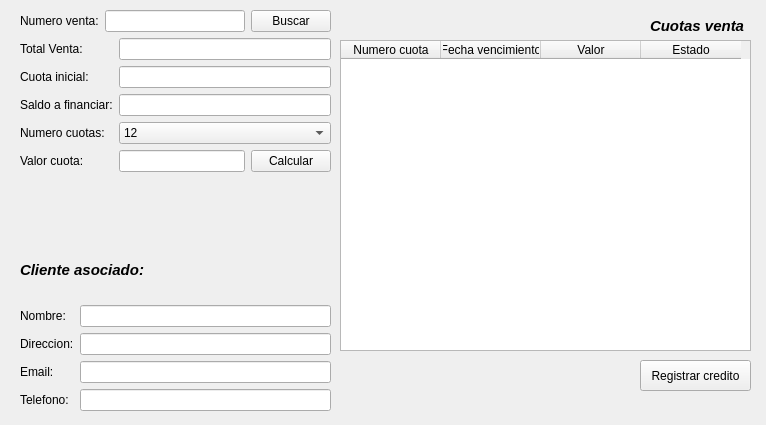
<?xml version="1.0" encoding="UTF-8"?>
<ui version="4.0">
 <class>Frame</class>
 <widget class="QFrame" name="Frame">
  <property name="geometry">
   <rect>
    <x>0</x>
    <y>0</y>
    <width>766</width>
    <height>425</height>
   </rect>
  </property>
  <property name="windowTitle">
   <string>Frame</string>
  </property>
  <widget class="QWidget" name="verticalLayoutWidget_2">
   <property name="geometry">
    <rect>
     <x>20</x>
     <y>240</y>
     <width>311</width>
     <height>171</height>
    </rect>
   </property>
   <layout class="QVBoxLayout" name="InfoCliente">
    <item>
     <widget class="QLabel" name="label_4">
      <property name="font">
       <font>
        <pointsize>11</pointsize>
        <italic>true</italic>
        <bold>true</bold>
       </font>
      </property>
      <property name="text">
       <string>Cliente asociado:</string>
      </property>
     </widget>
    </item>
    <item>
     <layout class="QFormLayout" name="formLayout">
      <item row="0" column="0">
       <widget class="QLabel" name="label_5">
        <property name="text">
         <string>Nombre:</string>
        </property>
       </widget>
      </item>
      <item row="0" column="1">
       <widget class="QLineEdit" name="NombreCTXT">
        <property name="enabled">
         <bool>true</bool>
        </property>
        <property name="readOnly">
         <bool>true</bool>
        </property>
       </widget>
      </item>
      <item row="1" column="0">
       <widget class="QLabel" name="label_6">
        <property name="text">
         <string>Direccion:</string>
        </property>
       </widget>
      </item>
      <item row="1" column="1">
       <widget class="QLineEdit" name="DireccionCTXT">
        <property name="readOnly">
         <bool>true</bool>
        </property>
       </widget>
      </item>
      <item row="2" column="0">
       <widget class="QLabel" name="label_7">
        <property name="text">
         <string>Email: </string>
        </property>
       </widget>
      </item>
      <item row="2" column="1">
       <widget class="QLineEdit" name="EmailCTXT">
        <property name="readOnly">
         <bool>true</bool>
        </property>
       </widget>
      </item>
      <item row="3" column="0">
       <widget class="QLabel" name="label_8">
        <property name="text">
         <string>Telefono:</string>
        </property>
       </widget>
      </item>
      <item row="3" column="1">
       <widget class="QLineEdit" name="TelefonoCTXT">
        <property name="readOnly">
         <bool>true</bool>
        </property>
       </widget>
      </item>
     </layout>
    </item>
   </layout>
  </widget>
  <widget class="QWidget" name="verticalLayoutWidget">
   <property name="geometry">
    <rect>
     <x>20</x>
     <y>10</y>
     <width>311</width>
     <height>231</height>
    </rect>
   </property>
   <layout class="QVBoxLayout" name="infoCredito">
    <item>
     <layout class="QHBoxLayout" name="ICSuperior">
      <item>
       <widget class="QLabel" name="label">
        <property name="text">
         <string>Numero venta:</string>
        </property>
       </widget>
      </item>
      <item>
       <widget class="QLineEdit" name="idVentaTXT"/>
      </item>
      <item>
       <widget class="QPushButton" name="BuscarBTN">
        <property name="text">
         <string>Buscar</string>
        </property>
       </widget>
      </item>
     </layout>
    </item>
    <item>
     <layout class="QFormLayout" name="formularioCredito">
      <item row="0" column="0">
       <widget class="QLabel" name="label_2">
        <property name="text">
         <string>Total Venta:</string>
        </property>
       </widget>
      </item>
      <item row="0" column="1">
       <widget class="QLineEdit" name="totalVentaTXT">
        <property name="readOnly">
         <bool>true</bool>
        </property>
       </widget>
      </item>
      <item row="1" column="0">
       <widget class="QLabel" name="label_3">
        <property name="text">
         <string>Cuota inicial:</string>
        </property>
       </widget>
      </item>
      <item row="1" column="1">
       <widget class="QLineEdit" name="CuotaInicialTXT">
        <property name="readOnly">
         <bool>true</bool>
        </property>
       </widget>
      </item>
      <item row="2" column="0">
       <widget class="QLabel" name="label_9">
        <property name="text">
         <string>Saldo a financiar:</string>
        </property>
       </widget>
      </item>
      <item row="2" column="1">
       <widget class="QLineEdit" name="saldoFinanciarTXT">
        <property name="readOnly">
         <bool>true</bool>
        </property>
       </widget>
      </item>
      <item row="3" column="0">
       <widget class="QLabel" name="label_10">
        <property name="text">
         <string>Numero cuotas:</string>
        </property>
       </widget>
      </item>
      <item row="3" column="1">
       <widget class="QComboBox" name="NumeroCuotasCMB">
        <item>
         <property name="text">
          <string>12</string>
         </property>
        </item>
        <item>
         <property name="text">
          <string>18</string>
         </property>
        </item>
        <item>
         <property name="text">
          <string>24</string>
         </property>
        </item>
       </widget>
      </item>
      <item row="4" column="0">
       <widget class="QLabel" name="label_11">
        <property name="text">
         <string>Valor cuota:</string>
        </property>
       </widget>
      </item>
      <item row="4" column="1">
       <layout class="QHBoxLayout" name="horizontalLayout_2">
        <item>
         <widget class="QLineEdit" name="valorCuotaTXT">
          <property name="readOnly">
           <bool>true</bool>
          </property>
         </widget>
        </item>
        <item>
         <widget class="QPushButton" name="CalcularCuotasBTN">
          <property name="text">
           <string>Calcular</string>
          </property>
         </widget>
        </item>
       </layout>
      </item>
     </layout>
    </item>
   </layout>
  </widget>
  <widget class="QTableWidget" name="TablaCuotasV">
   <property name="geometry">
    <rect>
     <x>340</x>
     <y>40</y>
     <width>411</width>
     <height>311</height>
    </rect>
   </property>
   <column>
    <property name="text">
     <string>Numero cuota</string>
    </property>
   </column>
   <column>
    <property name="text">
     <string>Fecha vencimiento</string>
    </property>
   </column>
   <column>
    <property name="text">
     <string>Valor</string>
    </property>
   </column>
   <column>
    <property name="text">
     <string>Estado</string>
    </property>
   </column>
  </widget>
  <widget class="QPushButton" name="RegistrarCreditoBTN">
   <property name="geometry">
    <rect>
     <x>640</x>
     <y>360</y>
     <width>111</width>
     <height>31</height>
    </rect>
   </property>
   <property name="text">
    <string>Registrar credito</string>
   </property>
  </widget>
  <widget class="QLabel" name="label_12">
   <property name="geometry">
    <rect>
     <x>650</x>
     <y>10</y>
     <width>101</width>
     <height>31</height>
    </rect>
   </property>
   <property name="font">
    <font>
     <pointsize>11</pointsize>
     <italic>true</italic>
     <bold>true</bold>
    </font>
   </property>
   <property name="text">
    <string>Cuotas venta</string>
   </property>
  </widget>
 </widget>
 <resources/>
 <connections/>
</ui>
